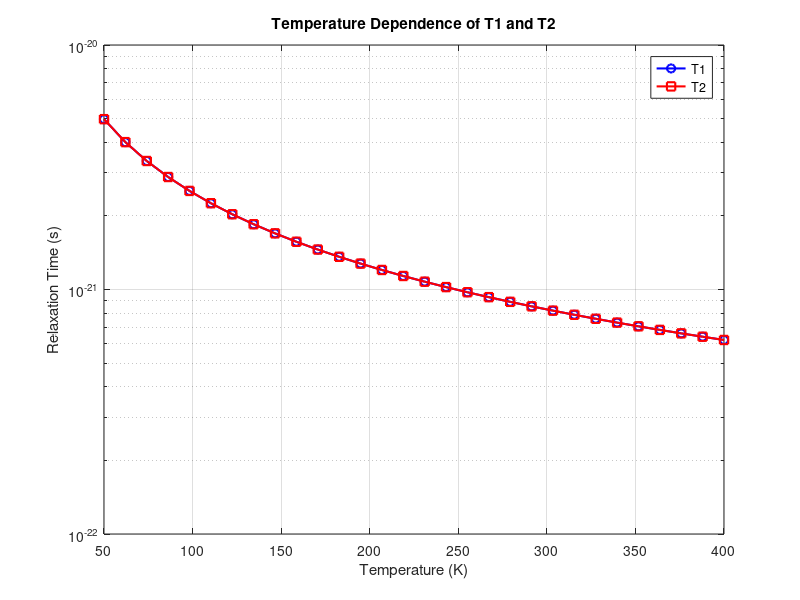

This chart was generated by the following MATLAB code:
%===========================================================
%  THEORETICAL RELAXATION TIME ESTIMATION FOR DIRADICAL QUBIT
%===========================================================
clear; clc;
disp('=== DIRADICAL RELAXATION CALCULATION ===');

%-----------------------------------------------------------
% 1️⃣ Parameters (adjust these for your molecule)
%-----------------------------------------------------------
g = 2.005;                       % g-factor
A1 = -12.1446e6;                 % Hyperfine coupling [Hz]
A2 = -10.5097e6;                 % Hyperfine coupling [Hz]
r = 1.5e-9;                      % Distance between two spins [m]
lambda = 100 * 1.986e-23;        % Spin–orbit coupling (100 cm^-1 → J)
T = 100;                         % Temperature [K]
B0 = 0.35;                       % Magnetic field [T]
muB = 9.274e-24;                 % Bohr magneton [J/T]
h = 6.626e-34;                   % Planck constant [J·s]
kB = 1.381e-23;                  % Boltzmann constant [J/K]

%-----------------------------------------------------------
% 2️⃣ Energy splitting (Zeeman + hyperfine contribution)
%-----------------------------------------------------------
omega0 = g * muB * B0 / h;        % Zeeman frequency [Hz]
A_eff = mean([abs(A1), abs(A2)]); % Effective hyperfine strength [Hz]

fprintf('Zeeman frequency = %.2e Hz\n', omega0);
fprintf('Effective hyperfine coupling = %.2e Hz\n', A_eff);

%-----------------------------------------------------------
% 3️⃣ Theoretical relaxation models
%-----------------------------------------------------------
% Spin–lattice relaxation rate 1/T1 (Orbach + Raman + Direct)
Delta = 50 * 1.986e-23;  % Energy gap between ground & excited spin states (≈ 50 cm^-1)
C_Raman = 1e-8;          % Raman process constant (empirical)
C_Direct = 1e-12;        % Direct process constant
C_Orbach = 1e-3;         % Orbach process constant

R1 = C_Direct * omega0^3 * coth(h*omega0/(2*kB*T)) + ...
     C_Raman * T^9 + ...
     C_Orbach * exp(-Delta/(kB*T));

T1 = 1 / R1;

% Spin–spin relaxation time T2 (dipolar + spin–lattice contribution)
mu0 = 4*pi*1e-7;
gamma_e = 1.760859e11;  % gyromagnetic ratio of electron [rad/s/T]
B_dip = (mu0/(4*pi)) * (g*muB)^2 / (r^3);  % dipolar field [T]
R2 = 1/T1 + (gamma_e * B_dip)^2 * T1;      % simple Redfield-like expression
T2 = 1 / R2;

%-----------------------------------------------------------
% 4️⃣ Display results
%-----------------------------------------------------------
fprintf('\n=== THEORETICAL RESULTS ===\n');
fprintf('T = %.1f K\n', T);
fprintf('B0 = %.2f T\n', B0);
fprintf('r = %.2f nm\n', r*1e9);
fprintf('Spin–orbit constant = %.2e J\n', lambda);
fprintf('---------------------------------\n');
fprintf('T1 = %.3e s\n', T1);
fprintf('T2 = %.3e s\n', T2);

%-----------------------------------------------------------
% 5️⃣ Temperature dependence (optional)
%-----------------------------------------------------------
Temps = linspace(50, 400, 30);
T1_vals = zeros(size(Temps));
T2_vals = zeros(size(Temps));

for i = 1:length(Temps)
    T = Temps(i);
    R1 = C_Direct * omega0^3 * coth(h*omega0/(2*kB*T)) + ...
         C_Raman * T^9 + ...
         C_Orbach * exp(-Delta/(kB*T));
    T1_vals(i) = 1/R1;
    R2 = 1/T1_vals(i) + (gamma_e * B_dip)^2 * T1_vals(i);
    T2_vals(i) = 1/R2;
end

figure;
semilogy(Temps, T1_vals, 'b-o', 'LineWidth', 1.5, 'DisplayName', 'T1');
hold on;
semilogy(Temps, T2_vals, 'r-s', 'LineWidth', 1.5, 'DisplayName', 'T2');
xlabel('Temperature (K)');
ylabel('Relaxation Time (s)');
title('Temperature Dependence of T1 and T2');
legend show; grid on;
